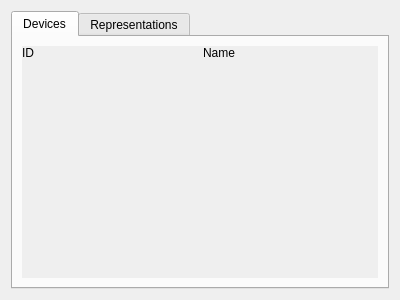
<?xml version="1.0" encoding="UTF-8"?>
<ui version="4.0">
 <class>NDLCom::ShowRepresentations</class>
 <widget class="QWidget" name="NDLCom::ShowRepresentations">
  <property name="geometry">
   <rect>
    <x>0</x>
    <y>0</y>
    <width>400</width>
    <height>300</height>
   </rect>
  </property>
  <property name="windowTitle">
   <string>Form</string>
  </property>
  <layout class="QHBoxLayout" name="horizontalLayout">
   <item>
    <widget class="QTabWidget" name="tabWidget">
     <property name="currentIndex">
      <number>0</number>
     </property>
     <widget class="QWidget" name="tab">
      <attribute name="title">
       <string>Devices</string>
      </attribute>
      <layout class="QVBoxLayout" name="verticalLayout">
       <item>
        <widget class="QScrollArea" name="scrollArea_2">
         <property name="frameShape">
          <enum>QFrame::NoFrame</enum>
         </property>
         <property name="widgetResizable">
          <bool>true</bool>
         </property>
         <widget class="QWidget" name="scrollAreaWidgetContents_2">
          <property name="geometry">
           <rect>
            <x>0</x>
            <y>0</y>
            <width>360</width>
            <height>231</height>
           </rect>
          </property>
          <layout class="QVBoxLayout" name="verticalLayout_4">
           <property name="margin">
            <number>0</number>
           </property>
           <item>
            <layout class="QGridLayout" name="deviceGrid">
             <item row="0" column="1">
              <widget class="QLabel" name="label_4">
               <property name="text">
                <string>Name</string>
               </property>
              </widget>
             </item>
             <item row="0" column="0">
              <widget class="QLabel" name="label_3">
               <property name="text">
                <string>ID</string>
               </property>
              </widget>
             </item>
            </layout>
           </item>
           <item>
            <spacer name="verticalSpacer">
             <property name="orientation">
              <enum>Qt::Vertical</enum>
             </property>
             <property name="sizeHint" stdset="0">
              <size>
               <width>20</width>
               <height>203</height>
              </size>
             </property>
            </spacer>
           </item>
          </layout>
         </widget>
        </widget>
       </item>
      </layout>
     </widget>
     <widget class="QWidget" name="tab_2">
      <attribute name="title">
       <string>Representations</string>
      </attribute>
      <layout class="QVBoxLayout" name="verticalLayout_2">
       <item>
        <widget class="QScrollArea" name="scrollArea">
         <property name="frameShape">
          <enum>QFrame::NoFrame</enum>
         </property>
         <property name="widgetResizable">
          <bool>true</bool>
         </property>
         <widget class="QWidget" name="scrollAreaWidgetContents">
          <property name="geometry">
           <rect>
            <x>0</x>
            <y>0</y>
            <width>360</width>
            <height>231</height>
           </rect>
          </property>
          <layout class="QVBoxLayout" name="verticalLayout_3">
           <property name="margin">
            <number>0</number>
           </property>
           <item>
            <layout class="QGridLayout" name="repreGrid">
             <item row="0" column="0">
              <widget class="QLabel" name="label">
               <property name="text">
                <string>ID</string>
               </property>
              </widget>
             </item>
             <item row="0" column="2">
              <widget class="QLabel" name="label_2">
               <property name="text">
                <string>Name</string>
               </property>
              </widget>
             </item>
             <item row="0" column="1">
              <widget class="QLabel" name="label_6">
               <property name="text">
                <string>sizeof()</string>
               </property>
              </widget>
             </item>
            </layout>
           </item>
           <item>
            <spacer name="verticalSpacer_2">
             <property name="orientation">
              <enum>Qt::Vertical</enum>
             </property>
             <property name="sizeHint" stdset="0">
              <size>
               <width>20</width>
               <height>203</height>
              </size>
             </property>
            </spacer>
           </item>
          </layout>
         </widget>
        </widget>
       </item>
      </layout>
     </widget>
    </widget>
   </item>
  </layout>
 </widget>
 <resources/>
 <connections/>
</ui>
